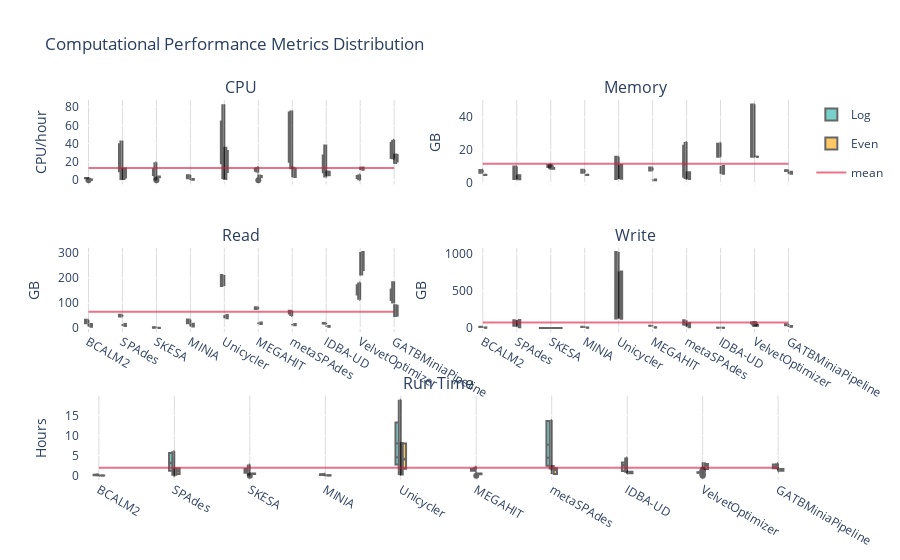

This figure's notebook cell:
### Markdown cell above
###  Plot Data

### Code cell
fig_per_sample = make_subplots(rows=3, cols=2, shared_xaxes=True, 
                               subplot_titles=('CPU', 'Memory', 'Read', 'Write', 'Run Time'),
                               specs=[[{}, {}],[{}, {}],[{"colspan": 2}, None]])
row_coord = 1
col_coord = 1

for column in ['cpus', 'rss', 'rchar', 'wchar']:
    showlegend = True if (row_coord == 1 and col_coord == 1) else False

    #log
    fig_per_sample.add_trace(go.Violin(y=pipeline_stats_df[column][pipeline_stats_df['distribution'] == 'Log'],
                                    x=pipeline_stats_df['assembler'][pipeline_stats_df['distribution'] == 'Log'],
                                    legendgroup='Log', scalegroup='Log', name='Log', box_visible=True, line_color='black',
                                    meanline_visible=True, fillcolor='lightseagreen', opacity=0.6, side='negative',
                                    showlegend=showlegend, spanmode='hard'),
                          row=row_coord, col=col_coord)
    
    #even
    fig_per_sample.add_trace(go.Violin(y=pipeline_stats_df[column][pipeline_stats_df['distribution'] == 'Even'],
                                    x=pipeline_stats_df['assembler'][pipeline_stats_df['distribution'] == 'Even'],
                                    legendgroup='Even', scalegroup='Even', name='Even', box_visible=True, line_color='black',
                                    meanline_visible=True, fillcolor='orange', opacity=0.6, side='positive',
                                    showlegend=showlegend, spanmode='hard'), 
                          row=row_coord, col=col_coord)

    
    fig_per_sample.add_trace(go.Scatter(y=[pipeline_stats_df[column].mean()]*len(pipeline_stats_df['assembler']), 
                                    x=pipeline_stats_df['assembler'], mode='lines', name='mean',
                                    line=dict(color="crimson"), opacity=0.6, showlegend=showlegend),
                          row=row_coord, col=col_coord)
    if col_coord == 2:
        col_coord = 1
        row_coord += 1
    else:
        col_coord +=1

fig_per_sample.add_trace(go.Violin(y=pipeline_stats_df['time_hours'][pipeline_stats_df['distribution'] == 'Log'],
                             x=pipeline_stats_df['assembler'][pipeline_stats_df['distribution'] == 'Log'],
                                legendgroup='Log', scalegroup='Log', name='Log', box_visible=True, line_color='black',
                                meanline_visible=True, fillcolor='lightseagreen', opacity=0.6, side='negative',
                                showlegend=False, spanmode='hard'),  row=3, col=1)
fig_per_sample.add_trace(go.Violin(y=pipeline_stats_df['time_hours'][pipeline_stats_df['distribution'] == 'Even'],
                                x=pipeline_stats_df['assembler'][pipeline_stats_df['distribution'] == 'Even'],
                                legendgroup='Even', scalegroup='Even', name='Even', box_visible=True, line_color='black',
                                meanline_visible=True, fillcolor='orange', opacity=0.6, side='positive',
                                showlegend=False, spanmode='hard'),  row=3, col=1)
fig_per_sample.add_trace(go.Scatter(y=[pipeline_stats_df['time_hours'].mean()]*len(global_pipeline_stats_df['assembler']), 
                              x=global_pipeline_stats_df['assembler'], mode='lines',
                              line=dict(color="crimson"), opacity=0.6, name='Mean', showlegend=False),  row=3, col=1)

fig_per_sample.update_layout(plot_bgcolor='rgb(255,255,255)', title_text="Computational Performance Metrics Distribution")
# grid
fig_per_sample['layout']['xaxis']['gridcolor']='#DCDCDC'
fig_per_sample['layout']['xaxis2']['gridcolor']='#DCDCDC'
fig_per_sample['layout']['xaxis3']['gridcolor']='#DCDCDC'
fig_per_sample['layout']['xaxis4']['gridcolor']='#DCDCDC'
fig_per_sample['layout']['xaxis5']['gridcolor']='#DCDCDC'
# y-axis legends
fig_per_sample['layout']['yaxis']['title']='CPU/hour'
fig_per_sample['layout']['yaxis2']['title']='GB'
fig_per_sample['layout']['yaxis3']['title']='GB'
fig_per_sample['layout']['yaxis4']['title']='GB'
fig_per_sample['layout']['yaxis5']['title']='Hours'

fig_per_sample.update_layout(violingap=0, violinmode='overlay')


fig_per_sample.show()

### Figure 1 — Plotly figure (JSON) as saved in the notebook; plotly's stock layout.template omitted (floating-point values rounded to 4 significant figures; data arrays with more than 128 entries replaced by an {"elided": "..."} marker saying what was removed)
{"data": [{"box": {"visible": true}, "fillcolor": "lightseagreen", "legendgroup": "Log", "line": {"color": "black"}, "meanline": {"visible": true}, "name": "Log", "opacity": 0.6, "scalegroup": "Log", "showlegend": true, "side": "negative", "spanmode": "hard", "type": "violin", "x": ["BCALM2", "SPAdes", "SKESA", "MINIA", "Unicycler", "BCALM2", "MEGAHIT", "MINIA", "BCALM2", "SPAdes", "MEGAHIT", "MINIA", "MEGAHIT", "SKESA", "metaSPAdes", "metaSPAdes", "metaSPAdes", "SKESA", "Unicycler", "Unicycler", "SPAdes", "IDBA-UD", "IDBA-UD", "IDBA-UD", "VelvetOptimizer", "VelvetOptimizer", "VelvetOptimizer", "VelvetOptimizer", "VelvetOptimizer", "VelvetOptimizer", "GATBMiniaPipeline", "GATBMiniaPipeline", "VelvetOptimizer", "VelvetOptimizer", "GATBMiniaPipeline", "VelvetOptimizer", "MINIA", "BCALM2", "BCALM2", "MINIA", "BCALM2", "MINIA", "SKESA", "VelvetOptimizer", "VelvetOptimizer", "SKESA", "MEGAHIT", "VelvetOptimizer", "MEGAHIT", "IDBA-UD", "MEGAHIT", "SPAdes", "metaSPAdes", "GATBMiniaPipeline", "VelvetOptimizer", "VelvetOptimizer", "GATBMiniaPipeline", "VelvetOptimizer", "VelvetOptimizer", "GATBMiniaPipeline", "VelvetOptimizer", "SKESA", "VelvetOptimizer", "SPAdes", "IDBA-UD", "IDBA-UD", "metaSPAdes", "IDBA-UD", "Unicycler", "SPAdes", "IDBA-UD", "Unicycler", "metaSPAdes", "Unicycler", "metaSPAdes", "BCALM2", "BCALM2", "MINIA", "BCALM2", "VelvetOptimizer", "MINIA", "MINIA", "VelvetOptimizer", "IDBA-UD", "SKESA", "IDBA-UD", "VelvetOptimizer", "SKESA", "IDBA-UD", "MEGAHIT", "VelvetOptimizer", "VelvetOptimizer", "MEGAHIT", "GATBMiniaPipeline", "SPAdes", "GATBMiniaPipeline", "VelvetOptimizer", "metaSPAdes", "MEGAHIT", "VelvetOptimizer", "VelvetOptimizer", "VelvetOptimizer", "SKESA", "SPAdes", "IDBA-UD", "GATBMiniaPipeline", "Unicycler", "IDBA-UD", "metaSPAdes", "IDBA-UD", "SPAdes", "Unicycler", "metaSPAdes", "Unicycler", "metaSPAdes"], "xaxis": "x", "y": [2.568, 0.1871, 10.01, 5.845, 83.27, 2.044, 11.81, 3.296, 2.573, 43.43, 11.32, 2.118, 10.59, 5.687, 12.17, 76.48, 35.31, 18.45, 0.9643, 24.12, 26.7, 34.72, 27.23, 17.97, 1.739, 2.03, 2.676, 3.217, 3.964, 3.589, 24.6, 30.92, 4.117, 5.019, 43.3, 5.712, 1.81, 2.166, 2.373, 2.798, 2.587, 5.36, 5.582, 1.896, 1.843, 7.678, 8.491, 3.552, 9.818, 6.873, 14.5, 13.05, 14.69, 23.28, 3.341, 4.804, 29.73, 3.429, 4.496, 40.24, 6.348, 0.3876, 5.015, 26.22, 21.11, 19.09, 31.18, 27.1, 33.25, 38.18, 39.07, 58.65, 69.49, 81.05, 76.26, 1.914, 2.431, 2.107, 2.345, 1.862, 3.301, 5.839, 2.347, 2.975, 7.253, 4.345, 0.08498, 8.825, 8.631, 11.97, 3.619, 3.497, 14.19, 23.06, 13.6, 28.32, 5.163, 16.68, 11.21, 4.368, 4.511, 5.696, 19.76, 0.4742, 18.1, 44.25, 24.57, 21.69, 32.95, 34.04, 43.05, 58.43, 60.76, 1.592, 75.73], "yaxis": "y"}, {"box": {"visible": true}, "fillcolor": "orange", "legendgroup": "Even", "line": {"color": "black"}, "meanline": {"visible": true}, "name": "Even", "opacity": 0.6, "scalegroup": "Even", "showlegend": true, "side": "positive", "spanmode": "hard", "type": "violin", "x": ["MEGAHIT", "MEGAHIT", "SPAdes", "SPAdes", "Unicycler", "VelvetOptimizer", "IDBA-UD", "metaSPAdes", "BCALM2", "SKESA", "SPAdes", "SKESA", "BCALM2", "MINIA", "Unicycler", "BCALM2", "VelvetOptimizer", "MINIA", "MINIA", "MEGAHIT", "metaSPAdes", "metaSPAdes", "Unicycler", "SKESA", "VelvetOptimizer", "IDBA-UD", "IDBA-UD", "GATBMiniaPipeline", "GATBMiniaPipeline", "GATBMiniaPipeline", "BCALM2", "MINIA", "BCALM2", "MINIA", "BCALM2", "MINIA", "SPAdes", "metaSPAdes", "MEGAHIT", "MEGAHIT", "SKESA", "MEGAHIT", "SKESA", "SKESA", "IDBA-UD", "IDBA-UD", "SPAdes", "GATBMiniaPipeline", "IDBA-UD", "GATBMiniaPipeline", "metaSPAdes", "Unicycler", "metaSPAdes", "GATBMiniaPipeline", "VelvetOptimizer", "SPAdes", "VelvetOptimizer", "VelvetOptimizer", "Unicycler", "Unicycler", "BCALM2", "BCALM2", "MINIA", "MINIA", "BCALM2", "MINIA", "MEGAHIT", "SPAdes", "SKESA", "metaSPAdes", "SKESA", "MEGAHIT", "IDBA-UD", "SKESA", "IDBA-UD", "MEGAHIT", "IDBA-UD", "GATBMiniaPipeline", "SPAdes", "metaSPAdes", "GATBMiniaPipeline", "VelvetOptimizer", "GATBMiniaPipeline", "Unicycler", "metaSPAdes", "SPAdes", "VelvetOptimizer", "VelvetOptimizer", "Unicycler", "Unicycler"], "xaxis": "x", "y": [4.908, 0.06276, 12.75, 3.271, 9.637, 11.41, 5.403, 13.55, 0.01803, 3.869, 8.476, 3.115, 0.6827, 0.5889, 0.324, 0.5242, 13.87, 0.9547, 1.401, 3.327, 14.86, 3.532, 33.16, 0.06579, 14.85, 9.276, 7.521, 17.85, 21.89, 29.16, 0.5041, 0.5886, 0.5174, 0.8648, 0.9841, 1.403, 3.009, 3.189, 3.745, 3.854, 4.164, 4.517, 3.358, 4.061, 5.81, 4.847, 0.19, 20.42, 9.351, 22.28, 12.0, 7.355, 12.02, 28.52, 11.39, 13.51, 14.68, 13.53, 18.65, 36.59, 0.5609, 0.5923, 0.605, 0.8804, 1.111, 1.342, 3.093, 3.062, 3.712, 3.372, 3.438, 4.589, 5.144, 4.092, 6.087, 6.345, 10.67, 20.45, 8.543, 11.6, 22.5, 11.24, 27.48, 9.451, 12.22, 13.26, 11.35, 11.92, 17.68, 31.7], "yaxis": "y"}, {"line": {"color": "crimson"}, "mode": "lines", "name": "mean", "opacity": 0.6, "showlegend": true, "type": "scatter", "x": {"elided": "205 str values"}, "xaxis": "x", "y": {"elided": "205 float values"}, "yaxis": "y"}, {"box": {"visible": true}, "fillcolor": "lightseagreen", "legendgroup": "Log", "line": {"color": "black"}, "meanline": {"visible": true}, "name": "Log", "opacity": 0.6, "scalegroup": "Log", "showlegend": false, "side": "negative", "spanmode": "hard", "type": "violin", "x": ["BCALM2", "SPAdes", "SKESA", "MINIA", "Unicycler", "BCALM2", "MEGAHIT", "MINIA", "BCALM2", "SPAdes", "MEGAHIT", "MINIA", "MEGAHIT", "SKESA", "metaSPAdes", "metaSPAdes", "metaSPAdes", "SKESA", "Unicycler", "Unicycler", "SPAdes", "IDBA-UD", "IDBA-UD", "IDBA-UD", "VelvetOptimizer", "VelvetOptimizer", "VelvetOptimizer", "VelvetOptimizer", "VelvetOptimizer", "VelvetOptimizer", "GATBMiniaPipeline", "GATBMiniaPipeline", "VelvetOptimizer", "VelvetOptimizer", "GATBMiniaPipeline", "VelvetOptimizer", "MINIA", "BCALM2", "BCALM2", "MINIA", "BCALM2", "MINIA", "SKESA", "VelvetOptimizer", "VelvetOptimizer", "SKESA", "MEGAHIT", "VelvetOptimizer", "MEGAHIT", "IDBA-UD", "MEGAHIT", "SPAdes", "metaSPAdes", "GATBMiniaPipeline", "VelvetOptimizer", "VelvetOptimizer", "GATBMiniaPipeline", "VelvetOptimizer", "VelvetOptimizer", "GATBMiniaPipeline", "VelvetOptimizer", "SKESA", "VelvetOptimizer", "SPAdes", "IDBA-UD", "IDBA-UD", "metaSPAdes", "IDBA-UD", "Unicycler", "SPAdes", "IDBA-UD", "Unicycler", "metaSPAdes", "Unicycler", "metaSPAdes", "BCALM2", "BCALM2", "MINIA", "BCALM2", "VelvetOptimizer", "MINIA", "MINIA", "VelvetOptimizer", "IDBA-UD", "SKESA", "IDBA-UD", "VelvetOptimizer", "SKESA", "IDBA-UD", "MEGAHIT", "VelvetOptimizer", "VelvetOptimizer", "MEGAHIT", "GATBMiniaPipeline", "SPAdes", "GATBMiniaPipeline", "VelvetOptimizer", "metaSPAdes", "MEGAHIT", "VelvetOptimizer", "VelvetOptimizer", "VelvetOptimizer", "SKESA", "SPAdes", "IDBA-UD", "GATBMiniaPipeline", "Unicycler", "IDBA-UD", "metaSPAdes", "IDBA-UD", "SPAdes", "Unicycler", "metaSPAdes", "Unicycler", "metaSPAdes"], "xaxis": "x2", "y": [6.3, 2.4, 10.5, 8, 16, 7.1, 7.6, 6.3, 7.9, 10.1, 9.4, 7.1, 9.4, 9.8, 2.4, 25, 8.5, 11.4, 16, 2.5, 8.5, 24.5, 23.8, 18.5, 16, 16, 16, 31.9, 31.9, 47.9, 7.3, 7.6, 47.9, 31.9, 7.8, 47.9, 7.1, 7.1, 6.3, 6.2, 8, 8, 9.6, 15.9, 15.9, 10.4, 9.4, 15.9, 9.4, 15.9, 7.6, 2.4, 2.4, 7.4, 31.9, 31.9, 7.7, 31.9, 47.8, 7.9, 47.8, 11.2, 47.9, 8.5, 16, 16, 8.3, 23.8, 2.5, 10.2, 24.5, 16, 16, 16, 24.9, 7, 6.3, 7, 8, 16, 6.2, 8.1, 16, 16, 9.8, 16, 16, 10.3, 16, 7.6, 31.9, 31.9, 9.4, 7.3, 2.4, 7.6, 31.9, 2.4, 9.4, 47.9, 47.8, 47.9, 10.8, 8.3, 18.5, 7.8, 2.5, 23.8, 8.4, 24.5, 10.1, 16, 16, 16, 25], "yaxis": "y2"}, {"box": {"visible": true}, "fillcolor": "orange", "legendgroup": "Even", "line": {"color": "black"}, "meanline": {"visible": true}, "name": "Even", "opacity": 0.6, "scalegroup": "Even", "showlegend": false, "side": "positive", "spanmode": "hard", "type": "violin", "x": ["MEGAHIT", "MEGAHIT", "SPAdes", "SPAdes", "Unicycler", "VelvetOptimizer", "IDBA-UD", "metaSPAdes", "BCALM2", "SKESA", "SPAdes", "SKESA", "BCALM2", "MINIA", "Unicycler", "BCALM2", "VelvetOptimizer", "MINIA", "MINIA", "MEGAHIT", "metaSPAdes", "metaSPAdes", "Unicycler", "SKESA", "VelvetOptimizer", "IDBA-UD", "IDBA-UD", "GATBMiniaPipeline", "GATBMiniaPipeline", "GATBMiniaPipeline", "BCALM2", "MINIA", "BCALM2", "MINIA", "BCALM2", "MINIA", "SPAdes", "metaSPAdes", "MEGAHIT", "MEGAHIT", "SKESA", "MEGAHIT", "SKESA", "SKESA", "IDBA-UD", "IDBA-UD", "SPAdes", "GATBMiniaPipeline", "IDBA-UD", "GATBMiniaPipeline", "metaSPAdes", "Unicycler", "metaSPAdes", "GATBMiniaPipeline", "VelvetOptimizer", "SPAdes", "VelvetOptimizer", "VelvetOptimizer", "Unicycler", "Unicycler", "BCALM2", "BCALM2", "MINIA", "MINIA", "BCALM2", "MINIA", "MEGAHIT", "SPAdes", "SKESA", "metaSPAdes", "SKESA", "MEGAHIT", "IDBA-UD", "SKESA", "IDBA-UD", "MEGAHIT", "IDBA-UD", "GATBMiniaPipeline", "SPAdes", "metaSPAdes", "GATBMiniaPipeline", "VelvetOptimizer", "GATBMiniaPipeline", "Unicycler", "metaSPAdes", "SPAdes", "VelvetOptimizer", "VelvetOptimizer", "Unicycler", "Unicycler"], "xaxis": "x2", "y": [2.1, 1.7, 4.7, 2.3, 2.5, 15.9, 5.6, 4.5, 4.8, 9.1, 2.6, 8.5, 5, 5.1, 5.3, 5.1, 16, 5, 4.8, 1.7, 6.6, 2.4, 11, 8.9, 16, 10.3, 6.2, 6.9, 6.9, 5.7, 5.1, 5.1, 5, 5, 4.8, 4.8, 2.3, 2.3, 1.7, 1.7, 9.9, 2.1, 8.4, 8.7, 6.3, 5.6, 2.9, 6.9, 10.4, 6.9, 7.1, 2.5, 4.6, 5.6, 15.9, 4.7, 15.9, 16, 5.3, 11, 5.1, 5, 5.1, 5, 4.8, 4.8, 1.7, 2.3, 9.2, 2.4, 8.7, 1.7, 5.6, 8.9, 6.3, 2.1, 10.4, 6.8, 2.5, 6.5, 6.9, 15.8, 5.7, 2.7, 4.6, 4.7, 16, 16, 5.2, 11], "yaxis": "y2"}, {"line": {"color": "crimson"}, "mode": "lines", "name": "mean", "opacity": 0.6, "showlegend": false, "type": "scatter", "x": {"elided": "205 str values"}, "xaxis": "x2", "y": {"elided": "205 float values"}, "yaxis": "y2"}, {"box": {"visible": true}, "fillcolor": "lightseagreen", "legendgroup": "Log", "line": {"color": "black"}, "meanline": {"visible": true}, "name": "Log", "opacity": 0.6, "scalegroup": "Log", "showlegend": false, "side": "negative", "spanmode": "hard", "type": "violin", "x": ["BCALM2", "SPAdes", "SKESA", "MINIA", "Unicycler", "BCALM2", "MEGAHIT", "MINIA", "BCALM2", "SPAdes", "MEGAHIT", "MINIA", "MEGAHIT", "SKESA", "metaSPAdes", "metaSPAdes", "metaSPAdes", "SKESA", "Unicycler", "Unicycler", "SPAdes", "IDBA-UD", "IDBA-UD", "IDBA-UD", "VelvetOptimizer", "VelvetOptimizer", "VelvetOptimizer", "VelvetOptimizer", "VelvetOptimizer", "VelvetOptimizer", "GATBMiniaPipeline", "GATBMiniaPipeline", "VelvetOptimizer", "VelvetOptimizer", "GATBMiniaPipeline", "VelvetOptimizer", "MINIA", "BCALM2", "BCALM2", "MINIA", "BCALM2", "MINIA", "SKESA", "VelvetOptimizer", "VelvetOptimizer", "SKESA", "MEGAHIT", "VelvetOptimizer", "MEGAHIT", "IDBA-UD", "MEGAHIT", "SPAdes", "metaSPAdes", "GATBMiniaPipeline", "VelvetOptimizer", "VelvetOptimizer", "GATBMiniaPipeline", "VelvetOptimizer", "VelvetOptimizer", "GATBMiniaPipeline", "VelvetOptimizer", "SKESA", "VelvetOptimizer", "SPAdes", "IDBA-UD", "IDBA-UD", "metaSPAdes", "IDBA-UD", "Unicycler", "SPAdes", "IDBA-UD", "Unicycler", "metaSPAdes", "Unicycler", "metaSPAdes", "BCALM2", "BCALM2", "MINIA", "BCALM2", "VelvetOptimizer", "MINIA", "MINIA", "VelvetOptimizer", "IDBA-UD", "SKESA", "IDBA-UD", "VelvetOptimizer", "SKESA", "IDBA-UD", "MEGAHIT", "VelvetOptimizer", "VelvetOptimizer", "MEGAHIT", "GATBMiniaPipeline", "SPAdes", "GATBMiniaPipeline", "VelvetOptimizer", "metaSPAdes", "MEGAHIT", "VelvetOptimizer", "VelvetOptimizer", "VelvetOptimizer", "SKESA", "SPAdes", "IDBA-UD", "GATBMiniaPipeline", "Unicycler", "IDBA-UD", "metaSPAdes", "IDBA-UD", "SPAdes", "Unicycler", "metaSPAdes", "Unicycler", "metaSPAdes"], "xaxis": "x3", "y": [33.4, 46.4, 2.7, 29.1, 212.7, 19.2, 76.2, 34.6, 28.2, 52.8, 80.3, 19.7, 83, 3, 58.3, 68.5, 69.3, 1.5, 169.5, 168.2, 53.4, 20, 20.9, 17.9, 126.2, 116.6, 123.7, 148.5, 172.1, 171.6, 145.6, 115.1, 181.1, 139.9, 154.5, 156.3, 19.7, 19.2, 33.4, 34.6, 28.2, 29.1, 3, 142.5, 132.7, 2.7, 80.3, 117.8, 83, 20, 76.2, 46.4, 58.3, 132.4, 143.7, 140.3, 106.1, 176.4, 172.4, 149, 156.4, 1.5, 182, 53.4, 19, 17.9, 69.3, 20.9, 168.2, 52.8, 20, 169.5, 48.6, 212.7, 68.5, 19.2, 33.4, 19.7, 28.2, 113.4, 34.6, 29.1, 138.6, 15.3, 3, 17.2, 114.4, 2.7, 20, 76.2, 163.7, 152.3, 83, 154, 46.4, 98.5, 140.6, 58.3, 80.3, 172.5, 181.8, 156.5, 1.5, 53.4, 17.9, 187.6, 168.2, 20.9, 69.3, 20, 52.8, 169.5, 48.6, 212.7, 68.5], "yaxis": "y3"}, {"box": {"visible": true}, "fillcolor": "orange", "legendgroup": "Even", "line": {"color": "black"}, "meanline": {"visible": true}, "name": "Even", "opacity": 0.6, "scalegroup": "Even", "showlegend": false, "side": "positive", "spanmode": "hard", "type": "violin", "x": ["MEGAHIT", "MEGAHIT", "SPAdes", "SPAdes", "Unicycler", "VelvetOptimizer", "IDBA-UD", "metaSPAdes", "BCALM2", "SKESA", "SPAdes", "SKESA", "BCALM2", "MINIA", "Unicycler", "BCALM2", "VelvetOptimizer", "MINIA", "MINIA", "MEGAHIT", "metaSPAdes", "metaSPAdes", "Unicycler", "SKESA", "VelvetOptimizer", "IDBA-UD", "IDBA-UD", "GATBMiniaPipeline", "GATBMiniaPipeline", "GATBMiniaPipeline", "BCALM2", "MINIA", "BCALM2", "MINIA", "BCALM2", "MINIA", "SPAdes", "metaSPAdes", "MEGAHIT", "MEGAHIT", "SKESA", "MEGAHIT", "SKESA", "SKESA", "IDBA-UD", "IDBA-UD", "SPAdes", "GATBMiniaPipeline", "IDBA-UD", "GATBMiniaPipeline", "metaSPAdes", "Unicycler", "metaSPAdes", "GATBMiniaPipeline", "VelvetOptimizer", "SPAdes", "VelvetOptimizer", "VelvetOptimizer", "Unicycler", "Unicycler", "BCALM2", "BCALM2", "MINIA", "MINIA", "BCALM2", "MINIA", "MEGAHIT", "SPAdes", "SKESA", "metaSPAdes", "SKESA", "MEGAHIT", "IDBA-UD", "SKESA", "IDBA-UD", "MEGAHIT", "IDBA-UD", "GATBMiniaPipeline", "SPAdes", "metaSPAdes", "GATBMiniaPipeline", "VelvetOptimizer", "GATBMiniaPipeline", "Unicycler", "metaSPAdes", "SPAdes", "VelvetOptimizer", "VelvetOptimizer", "Unicycler", "Unicycler"], "xaxis": "x3", "y": [22.3, 17, 15.9, 8.8, 39.5, 242.5, 5.4, 12.8, 16.2, 0.8848, 9.9, 0.3025, 7.1, 6.3, 41, 5.8, 214.9, 7.7, 17.3, 16.5, 16.2, 11, 52, 0.4926, 304.5, 8.8, 5.7, 48.4, 58.2, 95.6, 5.8, 6.3, 7.1, 7.7, 16.2, 17.3, 8.8, 11, 17, 16.5, 0.8848, 22.3, 0.3025, 0.4926, 5.7, 5.4, 9.9, 44.5, 8.8, 50.5, 16.2, 39.5, 12.8, 88.9, 242.5, 15.9, 304.6, 238.3, 41, 52, 5.8, 7.1, 6.3, 7.7, 16.2, 17.3, 16.5, 8.8, 0.8848, 11, 0.3025, 17, 5.4, 0.4926, 5.7, 22.3, 8.8, 55.3, 9.9, 16.2, 59.2, 242.5, 92.2, 39.5, 12.8, 15.9, 304.5, 210.2, 41, 52], "yaxis": "y3"}, {"line": {"color": "crimson"}, "mode": "lines", "name": "mean", "opacity": 0.6, "showlegend": false, "type": "scatter", "x": {"elided": "205 str values"}, "xaxis": "x3", "y": {"elided": "205 float values"}, "yaxis": "y3"}, {"box": {"visible": true}, "fillcolor": "lightseagreen", "legendgroup": "Log", "line": {"color": "black"}, "meanline": {"visible": true}, "name": "Log", "opacity": 0.6, "scalegroup": "Log", "showlegend": false, "side": "negative", "spanmode": "hard", "type": "violin", "x": ["BCALM2", "SPAdes", "SKESA", "MINIA", "Unicycler", "BCALM2", "MEGAHIT", "MINIA", "BCALM2", "SPAdes", "MEGAHIT", "MINIA", "MEGAHIT", "SKESA", "metaSPAdes", "metaSPAdes", "metaSPAdes", "SKESA", "Unicycler", "Unicycler", "SPAdes", "IDBA-UD", "IDBA-UD", "IDBA-UD", "VelvetOptimizer", "VelvetOptimizer", "VelvetOptimizer", "VelvetOptimizer", "VelvetOptimizer", "VelvetOptimizer", "GATBMiniaPipeline", "GATBMiniaPipeline", "VelvetOptimizer", "VelvetOptimizer", "GATBMiniaPipeline", "VelvetOptimizer", "MINIA", "BCALM2", "BCALM2", "MINIA", "BCALM2", "MINIA", "SKESA", "VelvetOptimizer", "VelvetOptimizer", "SKESA", "MEGAHIT", "VelvetOptimizer", "MEGAHIT", "IDBA-UD", "MEGAHIT", "SPAdes", "metaSPAdes", "GATBMiniaPipeline", "VelvetOptimizer", "VelvetOptimizer", "GATBMiniaPipeline", "VelvetOptimizer", "VelvetOptimizer", "GATBMiniaPipeline", "VelvetOptimizer", "SKESA", "VelvetOptimizer", "SPAdes", "IDBA-UD", "IDBA-UD", "metaSPAdes", "IDBA-UD", "Unicycler", "SPAdes", "IDBA-UD", "Unicycler", "metaSPAdes", "Unicycler", "metaSPAdes", "BCALM2", "BCALM2", "MINIA", "BCALM2", "VelvetOptimizer", "MINIA", "MINIA", "VelvetOptimizer", "IDBA-UD", "SKESA", "IDBA-UD", "VelvetOptimizer", "SKESA", "IDBA-UD", "MEGAHIT", "VelvetOptimizer", "VelvetOptimizer", "MEGAHIT", "GATBMiniaPipeline", "SPAdes", "GATBMiniaPipeline", "VelvetOptimizer", "metaSPAdes", "MEGAHIT", "VelvetOptimizer", "VelvetOptimizer", "VelvetOptimizer", "SKESA", "SPAdes", "IDBA-UD", "GATBMiniaPipeline", "Unicycler", "IDBA-UD", "metaSPAdes", "IDBA-UD", "SPAdes", "Unicycler", "metaSPAdes", "Unicycler", "metaSPAdes"], "xaxis": "x4", "y": [14.6, 29.3, 0.0256, 16.3, 1024, 14.1, 29.4, 14.6, 16.2, 103.3, 31.7, 14.2, 32, 0.0086, 29.5, 103.5, 101.5, 0.0189, 630.7, 129.5, 101.3, 4.6, 5.7, 2.5, 65.6, 65.6, 53.8, 71.8, 72.9, 78.1, 36.1, 41.2, 80.3, 59.5, 49, 65.5, 14.2, 14.1, 14.6, 14.6, 16.2, 16.3, 0.0086, 65.6, 65.6, 0.0256, 31.7, 53.8, 32, 5, 29.4, 29.3, 29.5, 36.1, 71.8, 59.7, 41.2, 72.9, 78.1, 49, 65.5, 0.0189, 80.3, 101.3, 3.6, 2.5, 101.5, 5.7, 129.5, 103.3, 4.6, 630.7, 102.9, 1024, 103.5, 14.1, 14.6, 14.2, 16.2, 65.6, 14.6, 16.3, 65.6, 1.3, 0.0086, 2, 53.8, 0.0256, 5, 29.4, 71.8, 72.9, 32, 36.1, 29.3, 41.2, 59.5, 29.5, 31.7, 78.4, 80.5, 65.5, 0.0189, 101.3, 2.5, 49, 129.5, 5.7, 101.5, 4.6, 103.3, 630.7, 102.9, 1024, 103.5], "yaxis": "y4"}, {"box": {"visible": true}, "fillcolor": "orange", "legendgroup": "Even", "line": {"color": "black"}, "meanline": {"visible": true}, "name": "Even", "opacity": 0.6, "scalegroup": "Even", "showlegend": false, "side": "positive", "spanmode": "hard", "type": "violin", "x": ["MEGAHIT", "MEGAHIT", "SPAdes", "SPAdes", "Unicycler", "VelvetOptimizer", "IDBA-UD", "metaSPAdes", "BCALM2", "SKESA", "SPAdes", "SKESA", "BCALM2", "MINIA", "Unicycler", "BCALM2", "VelvetOptimizer", "MINIA", "MINIA", "MEGAHIT", "metaSPAdes", "metaSPAdes", "Unicycler", "SKESA", "VelvetOptimizer", "IDBA-UD", "IDBA-UD", "GATBMiniaPipeline", "GATBMiniaPipeline", "GATBMiniaPipeline", "BCALM2", "MINIA", "BCALM2", "MINIA", "BCALM2", "MINIA", "SPAdes", "metaSPAdes", "MEGAHIT", "MEGAHIT", "SKESA", "MEGAHIT", "SKESA", "SKESA", "IDBA-UD", "IDBA-UD", "SPAdes", "GATBMiniaPipeline", "IDBA-UD", "GATBMiniaPipeline", "metaSPAdes", "Unicycler", "metaSPAdes", "GATBMiniaPipeline", "VelvetOptimizer", "SPAdes", "VelvetOptimizer", "VelvetOptimizer", "Unicycler", "Unicycler", "BCALM2", "BCALM2", "MINIA", "MINIA", "BCALM2", "MINIA", "MEGAHIT", "SPAdes", "SKESA", "metaSPAdes", "SKESA", "MEGAHIT", "IDBA-UD", "SKESA", "IDBA-UD", "MEGAHIT", "IDBA-UD", "GATBMiniaPipeline", "SPAdes", "metaSPAdes", "GATBMiniaPipeline", "VelvetOptimizer", "GATBMiniaPipeline", "Unicycler", "metaSPAdes", "SPAdes", "VelvetOptimizer", "VelvetOptimizer", "Unicycler", "Unicycler"], "xaxis": "x4", "y": [9.5, 7.1, 106.4, 10.8, 125.3, 30, 2.5, 29.5, 6.8, 0.0291, 29.3, 0.0288, 3.7, 3.5, 320.1, 3.4, 41.3, 3.8, 6.8, 7, 64.4, 11, 761.4, 0.0287, 40, 5, 2.7, 16.1, 17.2, 28.2, 3.4, 3.5, 3.7, 3.8, 6.8, 6.8, 10.8, 11, 7.1, 7, 0.0291, 9.5, 0.0288, 0.0287, 2.7, 2.5, 29.3, 16.1, 5, 17.2, 64.4, 125.3, 29.5, 28.2, 30, 106.4, 40.1, 46.5, 320.1, 761.4, 3.4, 3.7, 3.5, 3.8, 6.8, 6.8, 7, 10.8, 0.0291, 11, 0.0288, 7.1, 2.5, 0.0287, 2.7, 9.5, 5, 16.1, 29.3, 64.4, 17.2, 30, 28.2, 125.3, 29.5, 106.4, 40, 42.6, 320.1, 761.4], "yaxis": "y4"}, {"line": {"color": "crimson"}, "mode": "lines", "name": "mean", "opacity": 0.6, "showlegend": false, "type": "scatter", "x": {"elided": "205 str values"}, "xaxis": "x4", "y": {"elided": "205 float values"}, "yaxis": "y4"}, {"box": {"visible": true}, "fillcolor": "lightseagreen", "legendgroup": "Log", "line": {"color": "black"}, "meanline": {"visible": true}, "name": "Log", "opacity": 0.6, "scalegroup": "Log", "showlegend": false, "side": "negative", "spanmode": "hard", "type": "violin", "x": ["BCALM2", "SPAdes", "SKESA", "MINIA", "Unicycler", "BCALM2", "MEGAHIT", "MINIA", "BCALM2", "SPAdes", "MEGAHIT", "MINIA", "MEGAHIT", "SKESA", "metaSPAdes", "metaSPAdes", "metaSPAdes", "SKESA", "Unicycler", "Unicycler", "SPAdes", "IDBA-UD", "IDBA-UD", "IDBA-UD", "VelvetOptimizer", "VelvetOptimizer", "VelvetOptimizer", "VelvetOptimizer", "VelvetOptimizer", "VelvetOptimizer", "GATBMiniaPipeline", "GATBMiniaPipeline", "VelvetOptimizer", "VelvetOptimizer", "GATBMiniaPipeline", "VelvetOptimizer", "MINIA", "BCALM2", "BCALM2", "MINIA", "BCALM2", "MINIA", "SKESA", "VelvetOptimizer", "VelvetOptimizer", "SKESA", "MEGAHIT", "VelvetOptimizer", "MEGAHIT", "IDBA-UD", "MEGAHIT", "SPAdes", "metaSPAdes", "GATBMiniaPipeline", "VelvetOptimizer", "VelvetOptimizer", "GATBMiniaPipeline", "VelvetOptimizer", "VelvetOptimizer", "GATBMiniaPipeline", "VelvetOptimizer", "SKESA", "VelvetOptimizer", "SPAdes", "IDBA-UD", "IDBA-UD", "metaSPAdes", "IDBA-UD", "Unicycler", "SPAdes", "IDBA-UD", "Unicycler", "metaSPAdes", "Unicycler", "metaSPAdes", "BCALM2", "BCALM2", "MINIA", "BCALM2", "VelvetOptimizer", "MINIA", "MINIA", "VelvetOptimizer", "IDBA-UD", "SKESA", "IDBA-UD", "VelvetOptimizer", "SKESA", "IDBA-UD", "MEGAHIT", "VelvetOptimizer", "VelvetOptimizer", "MEGAHIT", "GATBMiniaPipeline", "SPAdes", "GATBMiniaPipeline", "VelvetOptimizer", "metaSPAdes", "MEGAHIT", "VelvetOptimizer", "VelvetOptimizer", "VelvetOptimizer", "SKESA", "SPAdes", "IDBA-UD", "GATBMiniaPipeline", "Unicycler", "IDBA-UD", "metaSPAdes", "IDBA-UD", "SPAdes", "Unicycler", "metaSPAdes", "Unicycler", "metaSPAdes"], "xaxis": "x5", "y": [0.31, 0.02, 1.34, 0.52, 18.89, 0.14, 1.44, 0.34, 0.29, 6.06, 1.44, 0.15, 1.29, 0.73, 1.57, 13.89, 4.5, 2.67, 0.19, 3.63, 3.39, 3.97, 2.96, 2.07, 0.33, 0.33, 0.86, 0.82, 1.21, 0.65, 1.92, 2.02, 0.75, 1.49, 3.06, 0.79, 0.13, 0.14, 0.22, 0.25, 0.26, 0.38, 0.72, 0.81, 0.86, 0.98, 1.04, 0.98, 1.17, 0.85, 1.71, 1.68, 1.83, 1.86, 0.82, 0.89, 2.03, 1.2, 0.76, 2.7, 0.86, 0.06, 0.88, 3.25, 3.31, 3.33, 3.82, 2.97, 4.6, 5.57, 4.57, 11.06, 13.54, 18.82, 13.73, 0.13, 0.22, 0.22, 0.24, 0.31, 0.37, 0.45, 0.7, 0.78, 0.93, 0.88, 0.02, 1.17, 1.17, 1.43, 1.22, 0.86, 1.71, 1.71, 1.71, 1.8, 0.94, 2.05, 2.23, 0.77, 0.8, 0.79, 2.82, 0.06, 2.08, 3.09, 3.64, 2.41, 4.02, 3.87, 6.08, 11.41, 12.37, 0.32, 13.68], "yaxis": "y5"}, {"box": {"visible": true}, "fillcolor": "orange", "legendgroup": "Even", "line": {"color": "black"}, "meanline": {"visible": true}, "name": "Even", "opacity": 0.6, "scalegroup": "Even", "showlegend": false, "side": "positive", "spanmode": "hard", "type": "violin", "x": ["MEGAHIT", "MEGAHIT", "SPAdes", "SPAdes", "Unicycler", "VelvetOptimizer", "IDBA-UD", "metaSPAdes", "BCALM2", "SKESA", "SPAdes", "SKESA", "BCALM2", "MINIA", "Unicycler", "BCALM2", "VelvetOptimizer", "MINIA", "MINIA", "MEGAHIT", "metaSPAdes", "metaSPAdes", "Unicycler", "SKESA", "VelvetOptimizer", "IDBA-UD", "IDBA-UD", "GATBMiniaPipeline", "GATBMiniaPipeline", "GATBMiniaPipeline", "BCALM2", "MINIA", "BCALM2", "MINIA", "BCALM2", "MINIA", "SPAdes", "metaSPAdes", "MEGAHIT", "MEGAHIT", "SKESA", "MEGAHIT", "SKESA", "SKESA", "IDBA-UD", "IDBA-UD", "SPAdes", "GATBMiniaPipeline", "IDBA-UD", "GATBMiniaPipeline", "metaSPAdes", "Unicycler", "metaSPAdes", "GATBMiniaPipeline", "VelvetOptimizer", "SPAdes", "VelvetOptimizer", "VelvetOptimizer", "Unicycler", "Unicycler", "BCALM2", "BCALM2", "MINIA", "MINIA", "BCALM2", "MINIA", "MEGAHIT", "SPAdes", "SKESA", "metaSPAdes", "SKESA", "MEGAHIT", "IDBA-UD", "SKESA", "IDBA-UD", "MEGAHIT", "IDBA-UD", "GATBMiniaPipeline", "SPAdes", "metaSPAdes", "GATBMiniaPipeline", "VelvetOptimizer", "GATBMiniaPipeline", "Unicycler", "metaSPAdes", "SPAdes", "VelvetOptimizer", "VelvetOptimizer", "Unicycler", "Unicycler"], "xaxis": "x5", "y": [0.57, 0.01, 1.75, 0.43, 1.78, 1.69, 0.64, 2.11, 0, 0.47, 1.36, 0.52, 0.1, 0.05, 0.08, 0.05, 2.98, 0.14, 0.22, 0.41, 2.71, 0.47, 7.94, 0.01, 2.86, 1.04, 0.9, 1.06, 1.31, 1.87, 0.04, 0.05, 0.05, 0.08, 0.09, 0.13, 0.4, 0.42, 0.45, 0.49, 0.49, 0.51, 0.54, 0.64, 0.68, 0.56, 0.03, 1.2, 1.02, 1.42, 1.52, 1.56, 1.71, 1.79, 1.67, 1.88, 2.68, 3.37, 4.07, 8.24, 0.06, 0.07, 0.08, 0.09, 0.13, 0.14, 0.4, 0.42, 0.45, 0.46, 0.54, 0.55, 0.61, 0.64, 0.71, 0.75, 1.21, 1.25, 1.28, 1.51, 1.56, 1.66, 1.67, 1.79, 1.81, 1.9, 2.34, 2.88, 4.05, 8.37], "yaxis": "y5"}, {"line": {"color": "crimson"}, "mode": "lines", "name": "Mean", "opacity": 0.6, "showlegend": false, "type": "scatter", "x": ["BCALM2", "SPAdes", "SKESA", "MINIA", "Unicycler", "MEGAHIT", "VelvetOptimizer", "IDBA-UD", "metaSPAdes", "GATBMiniaPipeline", "BCALM2", "MINIA", "SPAdes", "metaSPAdes", "MEGAHIT", "SKESA", "VelvetOptimizer", "IDBA-UD", "GATBMiniaPipeline", "Unicycler", "BCALM2", "MINIA", "VelvetOptimizer", "MEGAHIT", "SPAdes", "SKESA", "metaSPAdes", "IDBA-UD", "GATBMiniaPipeline", "Unicycler"], "xaxis": "x5", "y": [1.975, 1.975, 1.975, 1.975, 1.975, 1.975, 1.975, 1.975, 1.975, 1.975, 1.975, 1.975, 1.975, 1.975, 1.975, 1.975, 1.975, 1.975, 1.975, 1.975, 1.975, 1.975, 1.975, 1.975, 1.975, 1.975, 1.975, 1.975, 1.975, 1.975], "yaxis": "y5"}], "layout": {"annotations": [{"font": {"size": 16}, "showarrow": false, "text": "CPU", "x": 0.225, "xanchor": "center", "xref": "paper", "y": 1, "yanchor": "bottom", "yref": "paper"}, {"font": {"size": 16}, "showarrow": false, "text": "Memory", "x": 0.775, "xanchor": "center", "xref": "paper", "y": 1, "yanchor": "bottom", "yref": "paper"}, {"font": {"size": 16}, "showarrow": false, "text": "Read", "x": 0.225, "xanchor": "center", "xref": "paper", "y": 0.6111, "yanchor": "bottom", "yref": "paper"}, {"font": {"size": 16}, "showarrow": false, "text": "Write", "x": 0.775, "xanchor": "center", "xref": "paper", "y": 0.6111, "yanchor": "bottom", "yref": "paper"}, {"font": {"size": 16}, "showarrow": false, "text": "Run Time", "x": 0.5, "xanchor": "center", "xref": "paper", "y": 0.2222, "yanchor": "bottom", "yref": "paper"}], "plot_bgcolor": "rgb(255,255,255)", "title": {"text": "Computational Performance Metrics Distribution"}, "violingap": 0, "violinmode": "overlay", "xaxis": {"anchor": "y", "domain": [0, 0.45], "gridcolor": "#DCDCDC", "matches": "x3", "showticklabels": false}, "xaxis2": {"anchor": "y2", "domain": [0.55, 1], "gridcolor": "#DCDCDC", "matches": "x4", "showticklabels": false}, "xaxis3": {"anchor": "y3", "domain": [0, 0.45], "gridcolor": "#DCDCDC"}, "xaxis4": {"anchor": "y4", "domain": [0.55, 1], "gridcolor": "#DCDCDC"}, "xaxis5": {"anchor": "y5", "domain": [0, 1], "gridcolor": "#DCDCDC"}, "yaxis": {"anchor": "x", "domain": [0.7778, 1], "title": {"text": "CPU/hour"}}, "yaxis2": {"anchor": "x2", "domain": [0.7778, 1], "title": {"text": "GB"}}, "yaxis3": {"anchor": "x3", "domain": [0.3889, 0.6111], "title": {"text": "GB"}}, "yaxis4": {"anchor": "x4", "domain": [0.3889, 0.6111], "title": {"text": "GB"}}, "yaxis5": {"anchor": "x5", "domain": [0, 0.2222], "title": {"text": "Hours"}}}}
